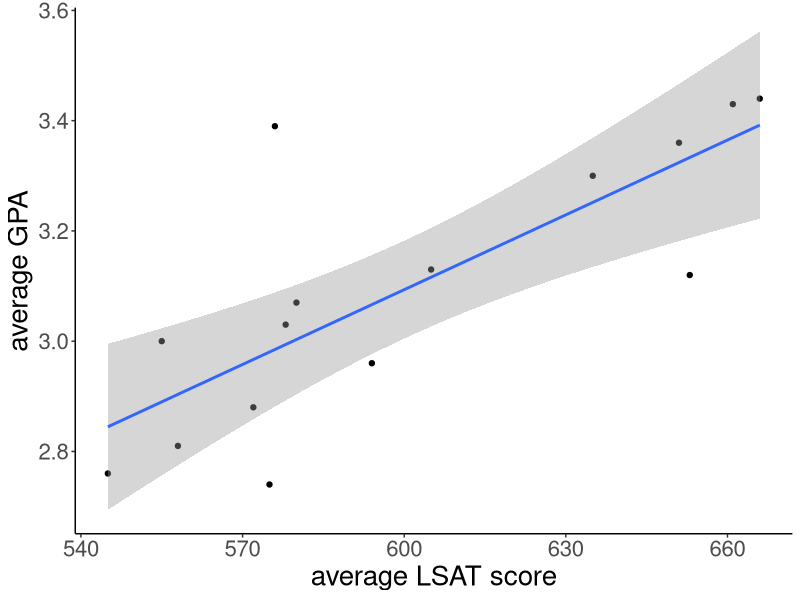
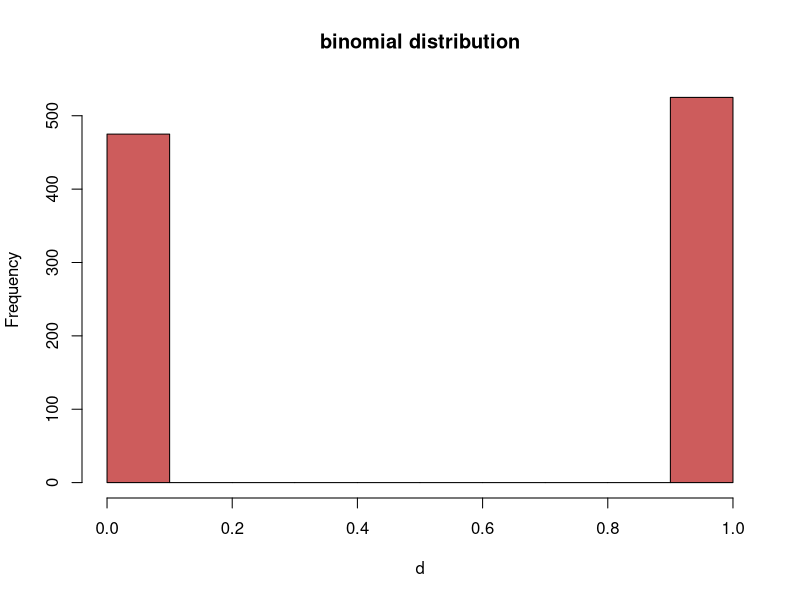
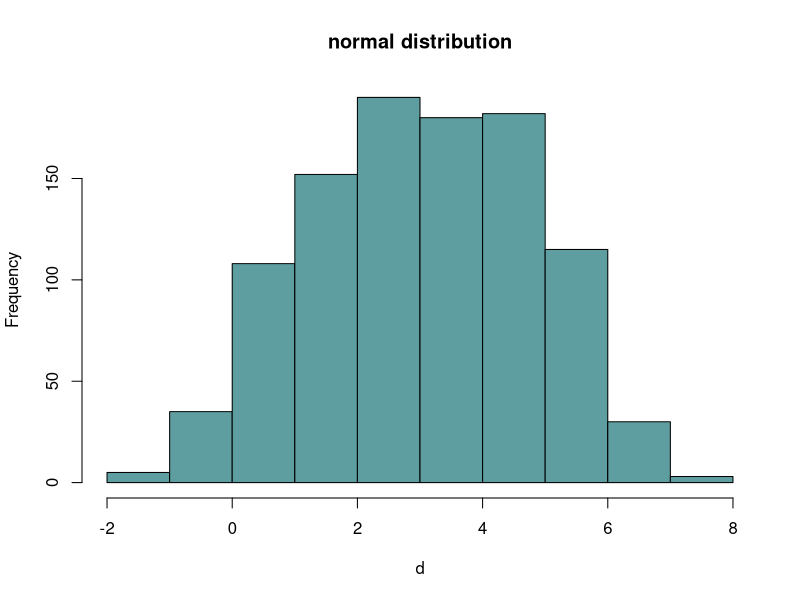

The R source for these figures, in order:
## ---- chunk 1
library(ggplot2)

se <- function(x) sqrt(var(x)/length(x))
## ---- chunk 2
lsat = c(576, 635, 558, 578, 666, 580, 555, 661, 651, 605, 653, 575, 545, 572, 594)
gpa = c(3.39, 3.30, 2.81, 3.03, 3.44, 3.07, 3.00, 3.43, 3.36, 3.13, 3.12, 2.74, 2.76, 2.88, 2.96)
school = data.frame(lsat,gpa)

ggplot(school, aes(lsat, gpa)) + geom_point() + theme_classic() + stat_smooth(method = "lm") + 
  theme(text = element_text(size=20)) + xlab("average LSAT score") + ylab ("average GPA")

print (mean(lsat))
print (se(lsat))

print (paste("There is a", 68 ,"% chance that the true LSAT mean lies in the interval", round(mean(lsat),2), 
             "+/-", round(se(lsat),2)))
## ---- chunk 3
d = rbinom(1000, 1, 1/2)
hist(d, main = "binomial distribution", col = "indianred")
## ---- chunk 4
d = rnorm(1000, 1:5)
hist(d, main = "normal distribution", col = "cadetblue")
